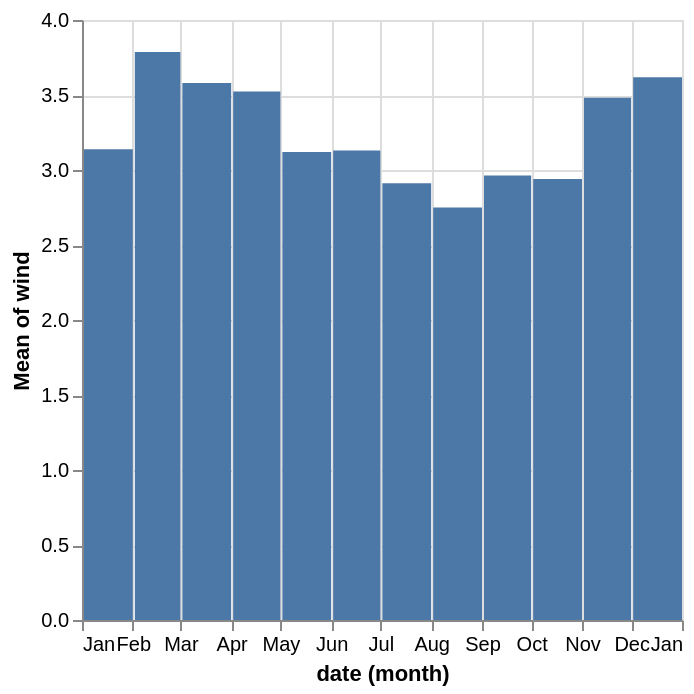

The code cell stored with this chart in its notebook:
### Markdown cell above
### Figure 7.13 - Monthly Mean Wind Speed: Bar Plot (No Pre-computation)

### Code cell
bar_fig = (
    alt.Chart(plot_df)
    .mark_bar()
    .encode(
        x="month(date)",
        y="mean(wind)"
    )
)
bar_fig

### Figure 1 — Vega-Lite specification as saved in the notebook (floating-point values rounded to 4 significant figures; data arrays with more than 128 entries replaced by an {"elided": "..."} marker saying what was removed)
{"config": {"view": {"continuousWidth": 300, "continuousHeight": 300}}, "data": {"name": "data-d2a5d733ba51bf2826ac59cb8a5f7ce5"}, "mark": {"type": "bar"}, "encoding": {"x": {"field": "date", "timeUnit": "month", "type": "temporal"}, "y": {"aggregate": "mean", "field": "wind", "type": "quantitative"}}, "$schema": "https://vega.github.io/schema/vega-lite/v5.17.0.json", "datasets": {"data-d2a5d733ba51bf2826ac59cb8a5f7ce5": {"elided": "1461 records"}}}
